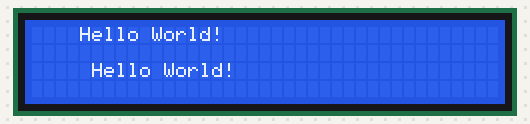
Recording of a program running on a simulated CircuitPython board. Parts: 39×4 character LCD. What the program prints to the serial console is not drawn. At 6.7 s the program ends and the board releases its pins; the recording ends there.

Above: at 0.1 s.
At 2.3 s:
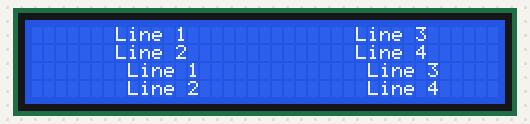
At 4.7 s:
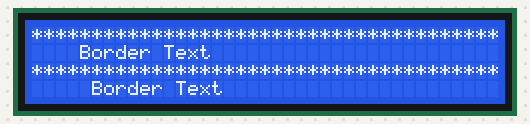

Measured:
- what the display in image 0 shows lasts 2.0 s, from 0.1 s to 2.1 s

The program:

lcd_display.py
```python
import time
import board
import busio
import bitbangio
from adafruit_character_lcd.character_lcd_i2c import Character_LCD_I2C


class ConfigManager:
    def __init__(self, font_path=None, font_size=10, border_size=1):
        self.font_path = font_path
        self.font_size = font_size
        self.border_size = border_size

    def get_font_path(self):
        return self.font_path

    def get_font_size(self):
        return self.font_size

    def get_border_size(self):
        return self.border_size


class LCD2004Display:
    def __init__(self, config_manager, i2c_address=0x27, i2c_type='busio'):
        self.config_manager = config_manager

        # Initialize I2C interface based on i2c_type.
        if i2c_type == 'bitbangio':
            self.i2c = bitbangio.I2C(board.SCL, board.SDA)
        else:
            self.i2c = busio.I2C(board.SCL, board.SDA)

        # Define LCD column and row size for 20x4 LCD.
        self.lcd_columns = 20
        self.lcd_rows = 4

        # Initialize the LCD class using I2C
        self.lcd = Character_LCD_I2C(self.i2c, i2c_address, self.lcd_columns, self.lcd_rows)

        # Initialize lines
        self.lines = [""] * 4

    def reset_screen(self):
        self.lcd.clear()
        self.lines = [""] * 4

    def clear_screen(self):
        self.lcd.clear()

    def set_font(self, font_path=None, font_size=10):
        # The LCD2004 is a character display and does not support custom fonts in the same way as graphical displays.
        pass

    def get_max_characters(self):
        return self.lcd_columns

    def display_text_center(self, text):
        self.clear_screen()
        centered_text = text.center(self.lcd_columns)
        self.lcd.message = centered_text

    def display_four_rows_center(self, texts):
        self.clear_screen()
        self.lines = [""] * 4  # Reset lines
        for i in range(min(4, len(texts))):
            self.lines[i] = texts[i]
            centered_text = texts[i].center(self.lcd_columns)
            self.lcd.cursor_position(0, i)
            self.lcd.message = centered_text

    def update_line(self, line_number, text):
        if line_number < 0 or line_number >= 4:
            raise ValueError("line_number must be between 0 and 3")

        self.lines[line_number] = text
        centered_text = text.center(self.lcd_columns)
        self.lcd.cursor_position(0, line_number)
        self.lcd.message = centered_text

    def display_text_center_with_border(self, text):
        self.clear_screen()
        border_line = '*' * self.lcd_columns
        self.lcd.message = border_line + "\n"
        centered_text = text.center(self.lcd_columns)
        self.lcd.message += centered_text + "\n"
        self.lcd.message += border_line


if __name__ == "__main__":

    config_manager = ConfigManager(font_path='path/to/font.ttf', font_size=12, border_size=2)
    display = LCD2004Display(config_manager)
    print("Max characters per line:", display.get_max_characters())
    display.display_text_center("Hello World!")
    time.sleep(2)
    display.display_four_rows_center(["Line 1", "Line 2", "Line 3", "Line 4"])
    time.sleep(2)
    display.display_text_center_with_border("Border Text")
    time.sleep(2)
    display.update_line(2, "Updated Line 3")
```
